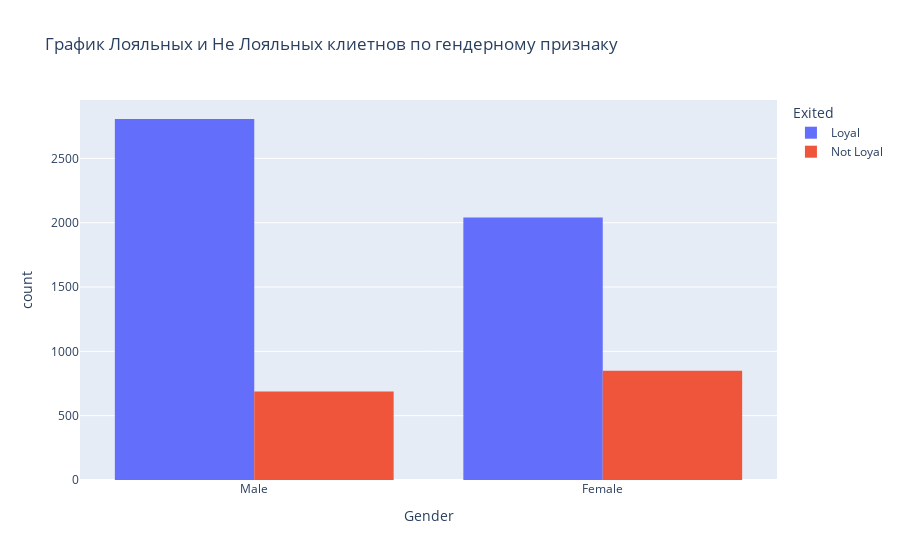

Write notebook code for a chart like this one.
### Code cell
import pandas as pd
import seaborn as sns
import matplotlib.pyplot as plt
import plotly.express as px
plt.style.use('default')

churn_data = pd.read_csv('data/churn.csv')
churn_data.head()

churn_data = churn_data.loc[churn_data.Balance > 2500]




def get_credit_score_cat(credit_score):
    if credit_score >= 300 and credit_score < 500:
        return "Very_Poor"
    elif credit_score >= 500 and credit_score < 601:
        return "Poor"
    elif credit_score >= 601 and credit_score < 661:
        return "Fair"
    elif credit_score >= 661 and credit_score < 781:
        return "Good"
    elif credit_score >= 781 and credit_score < 851:
        return "Excellent"
    elif credit_score >= 851:
        return "Top"
    elif credit_score < 300:
        return "Deep"
    

churn_data['CreditScoreCat'] = churn_data['CreditScore'].apply(get_credit_score_cat)

def get_active(is_active_member):
    if is_active_member == 0:
        return 'Loyal'
    else:
        return 'Not Loyal'


churn_data['piedata'] =  churn_data['Exited'].value_counts()
churn_data['Exited'] = churn_data['Exited'].apply(get_active)

fig = px.histogram(churn_data, x="Gender", color="Exited",title='График Лояльных и Не Лояльных клиетнов по гендерному признаку').update_xaxes(categoryorder='total descending')
fig.update_layout(barmode='group')
fig.show()

# Видно что мужчин в банке больше и то что женщины немного чаще покидают банк возможно стоит обратить на это внимание

### Figure 1 — Plotly figure (JSON) as saved in the notebook; plotly's stock layout.template omitted (floating-point values rounded to 4 significant figures; data arrays with more than 128 entries replaced by an {"elided": "..."} marker saying what was removed)
{"data": [{"alignmentgroup": "True", "bingroup": "x", "hovertemplate": "Exited=Loyal<br>Gender=%{x}<br>count=%{y}<extra></extra>", "legendgroup": "Loyal", "marker": {"color": "#636efa", "pattern": {"shape": ""}}, "name": "Loyal", "offsetgroup": "Loyal", "orientation": "v", "showlegend": true, "type": "histogram", "x": {"elided": "4846 str values"}, "xaxis": "x", "yaxis": "y"}, {"alignmentgroup": "True", "bingroup": "x", "hovertemplate": "Exited=Not Loyal<br>Gender=%{x}<br>count=%{y}<extra></extra>", "legendgroup": "Not Loyal", "marker": {"color": "#EF553B", "pattern": {"shape": ""}}, "name": "Not Loyal", "offsetgroup": "Not Loyal", "orientation": "v", "showlegend": true, "type": "histogram", "x": {"elided": "1537 str values"}, "xaxis": "x", "yaxis": "y"}], "layout": {"barmode": "group", "legend": {"title": {"text": "Exited"}, "tracegroupgap": 0}, "title": {"text": "График Лояльных и Не Лояльных клиетнов по гендерному признаку"}, "xaxis": {"anchor": "y", "categoryorder": "total descending", "domain": [0, 1], "title": {"text": "Gender"}}, "yaxis": {"anchor": "x", "domain": [0, 1], "title": {"text": "count"}}}}
